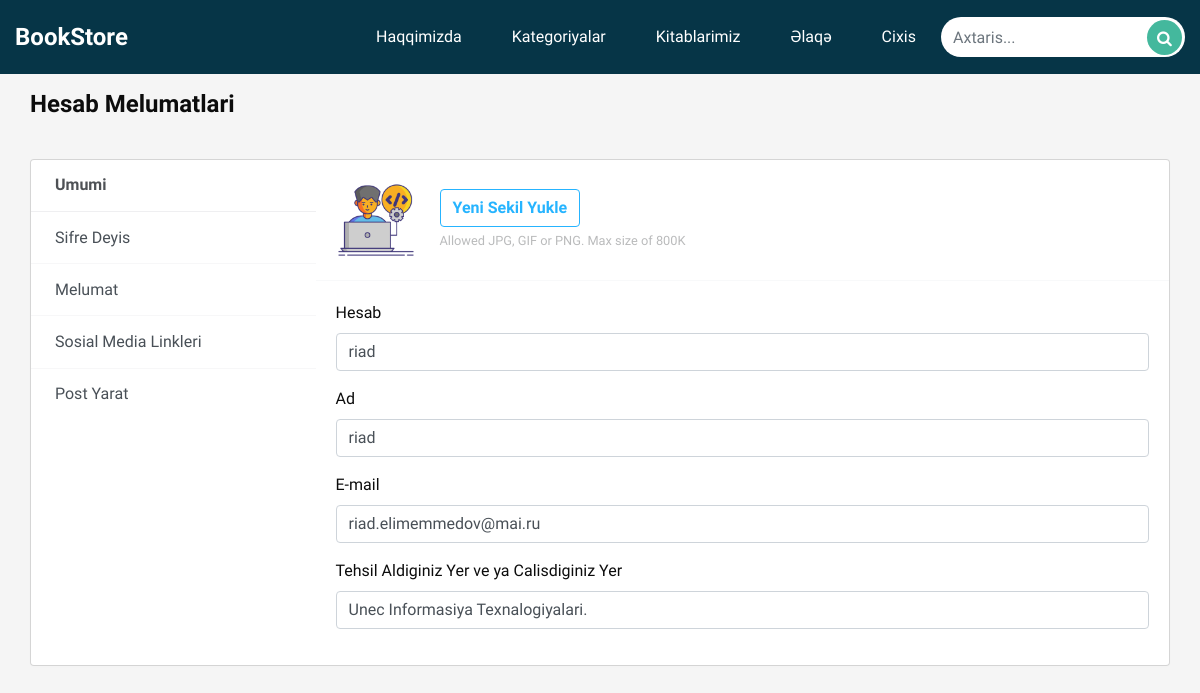
/users/myprofile/ (signed in), run on the app's committed database.
### users/models.py (models this page shows, shortened)
class UserProfile(models.Model):
    user = models.OneToOneField(settings.AUTH_USER_MODEL,on_delete=models.CASCADE)
    bio = models.TextField()
    image = models.ImageField(upload_to='usersekil/')
    slug = models.SlugField(unique=True,editable=False)#yeni editible=false yazanda istfiadeci terefindne deyismek mumkun olmayan tiplerdir slugda daha cox istifade olunur unique=True dan
    email = models.EmailField(max_length=255,blank=False)
    oxudugucalisdigi = models.CharField(max_length=255,blank=False)
    dogulduguil = models.CharField(max_length=255)
    olke = models.CharField(max_length=255)
    nomre = models.IntegerField()
    website = models.URLField(max_length=255)
    twitter = models.URLField(max_length=255,blank=True)
    facebook = models.URLField(max_length=255,blank=True)
    linkedin = models.URLField(max_length=255,blank=True)
    instaqram = models.URLField(max_length=255,blank=True)

### users/views.py (the view)
# urls.py: path('myprofile/',userProfile,name='myProfile'),
def userProfile(request):
    profile = UserProfile.objects.get(user=request.user)
    context = {
        'profile': profile,
    }
    return render(request,'profile.html',context)

### templates/profile.html (shortened to what this page needs)
{% extends "base.html" %}
{% load static %}
{% load crispy_forms_tags %}
{% block content %}
<!DOCTYPE html>
<html lang="en">
<head>
</head>
<body class="mb-5">
    <div class="container light-style flex-grow-1 container-p-y">
        <h4 class="font-weight-bold py-3 mb-4">
            Hesab Melumatlari
        </h4>
        <div class="card overflow-hidden">
            <div class="row no-gutters row-bordered row-border-light">
                <div class="col-md-3 pt-0">
                    <div class="list-group list-group-flush account-settings-links">
                        <a class="list-group-item list-group-item-action active" data-toggle="list"
                            href="#account-general">Umumi</a>
                        <a class="list-group-item list-group-item-action" data-toggle="list"
                            href="#account-change-password">Sifre Deyis</a>
                        <a class="list-group-item list-group-item-action" data-toggle="list"
                            href="#account-info">Melumat</a>
                        <a class="list-group-item list-group-item-action" data-toggle="list"
                            href="#account-social-links">Sosial Media Linkleri</a>
                        <a class="list-group-item list-group-item-action" data-toggle="list"
                            href="#account-connections">Post Yarat</a>
                    </div>
                </div>
                <div class="col-md-9">
                    <div class="tab-content">
                        <div class="tab-pane fade active show" id="account-general">
                            <div class="card-body media align-items-center">
                                <img src="{{profile.image.url}}" alt=""
                                    class="d-block ui-w-80">
                                <div class="media-body ml-4">
                                    <label class="btn btn-outline-primary font-weight-bold">
                                        Yeni Sekil Yukle
                                    </label> &nbsp;
                                    <div class="text-light small mt-1">Allowed JPG, GIF or PNG. Max size of 800K</div>
                                </div>
                            </div>
                            <hr class="border-light m-0">
                            <div class="card-body">
                                <div class="form-group">
                                    <label class="form-label">Hesab</label>
                                    <input type="text" class="form-control mb-1" value="{{profile.user}}">
                                </div>
                                <div class="form-group">
                                    <label class="form-label">Ad</label>
                                    <input type="text" class="form-control" value="{{profile.user.username}}">
                                </div>
                                <div class="form-group">
                                    <label class="form-label">E-mail</label>
                                    <input type="email" class="form-control mb-1" value="{{profile.email}}">
                                </div>
                                <div class="form-group">
                                    <label class="form-label">Tehsil Aldiginiz Yer ve ya Calisdiginiz Yer</label>
                                    <input type="text" class="form-control" value="{{profile.oxudugucalisdigi}}.">
                                </div>
                            </div>
                        </div>
                    </div>
                </div>
            </div>
        </div>
    </div>
</body>
</html>
{% endblock content %}

### static/css/style.css (style rules this page uses)
body { font-family: 'Mulish', sans-serif; color: #0c0c0c; background-color: #ffffff; overflow-x: hidden; }
a, a:hover, a:focus { text-decoration: none; }
.btn, .btn:focus { outline: none !important; -webkit-box-shadow: none; box-shadow: none; }

### static/css/responsive.css (style rules this page uses)
@media (min-width: 1200px) { .container { max-width: 1170px; } }

### templates/profile.html (style rules this page uses)
body { background: #f5f5f5; }
.ui-w-80 { width: 80px !important; height: auto; }
label.btn { margin-bottom: 0; }
.btn-outline-primary { border-color: #26B4FF; background: transparent; color: #26B4FF; }
.btn { cursor: pointer; }
.text-light { color: #babbbc !important; }
.card { background-clip: padding-box; box-shadow: 0 1px 4px rgba(24, 28, 33, 0.012); }
.row-bordered { overflow: hidden; }
.account-settings-links .list-group-item.active { font-weight: bold !important; }
html:not(.dark-style) .account-settings-links .list-group-item.active { background: transparent !important; }
.light-style .account-settings-links .list-group-item { padding: 0.85rem 1.5rem; border-color: rgba(24, 28, 33, 0.03) !important; }
.light-style .account-settings-links .list-group-item.active { color: #4e5155 !important; }
.light-style .account-settings-links .list-group-item.active { color: #4E5155 !important; }

### data on the page
UserProfile: image (picture), user "riad", user.username "riad", email "riad.elimemmedov@mai.ru", oxudugucalisdigi "Unec Informasiya Texnalogiyalari."
